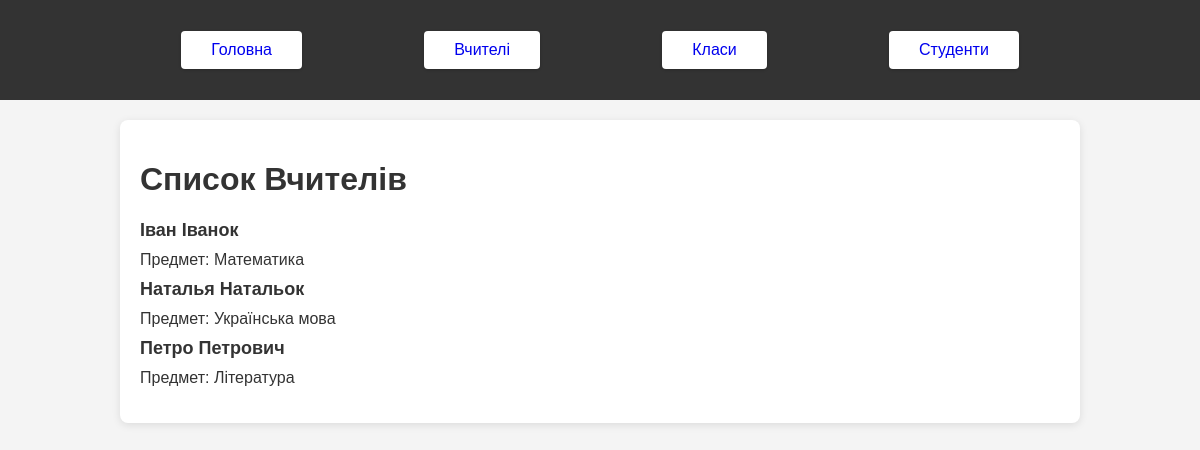
Screenshot of /person/teachers/ with the database file from the repository.
### Class/models.py (models this page shows, shortened)
class Person(models.Model):
    first_name = models.CharField(max_length=30)
    last_name = models.CharField(max_length=30)
    def full_name(self):
        return f"{self.first_name} {self.last_name}"
    class Meta:
        abstract = True

class Teacher(Person):
    subject = models.CharField(max_length=30)

### Class/views.py (the view)
# urls.py: path('teachers/', teacher_list, name='teacher_list'),
def teacher_list(request):
    teachers = Teacher.objects.all()
    return render(request, 'teacher_detail.html', {'teachers': teachers})

### templates/teacher_detail.html (shortened to what this page needs)
{% extends 'base.html' %}
{% block content %}
    <div class="teacher-list">
    <h1>Список Вчителів</h1>
    <ul>
        {% for teacher in teachers %}
            <p><strong>{{ teacher.full_name }}</strong></p>
            <p>Предмет: {{ teacher.subject }}</p>
        {% endfor %}
    </ul>
</div>
{% endblock %}

### static/css/styles.css (style rules this page uses)
body { font-family: Arial, sans-serif; margin: 0; padding: 0; background-color: #f4f4f4; color: #333; }
ul { list-style-type: none; padding: 0; }
.teacher-list { background-color: #ffffff; padding: 20px; border-radius: 8px; box-shadow: 0 2px 8px rgba(0, 0, 0, 0.1); }
.teacher-list p { margin: 10px 0; }
.teacher-list p strong { font-size: 18px; color: #333; }

### rows the page displays
Teacher: full_name "Іван Іванок", subject "Математика"
Teacher: full_name "Наталья Натальок", subject "Українська мова"
Teacher: full_name "Петро Петрович", subject "Література"
